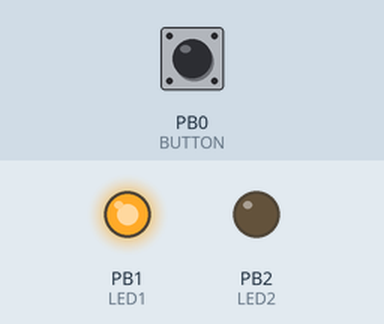
This sketch was run on a simulated ATtiny85, built with avr-gcc and run on an emulated ATtiny85. Shown: output pins drawn as LEDs (lit = HIGH). The test bench sets the inputs (shaded band); at power-on: PB0 (BUTTON) LOW.

Above: at 1.2 s.
1.3 s: PB0 (BUTTON) pulled HIGH for 0.15 s
At 2.3 s:
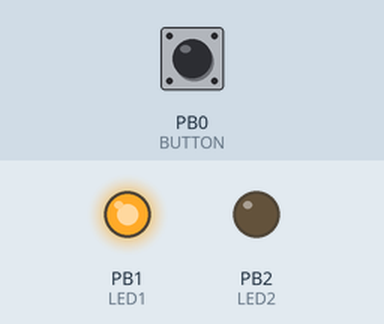
3.0 s: PB0 (BUTTON) pulled HIGH for 1 s
At 3.92 s:
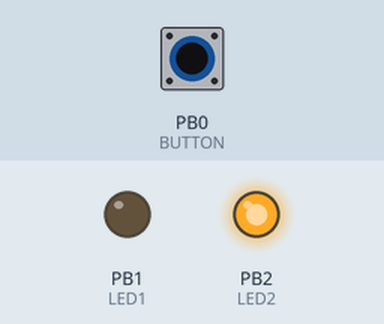
6.0 s: PB0 (BUTTON) pulled HIGH for 3.2 s
At 9.9 s:
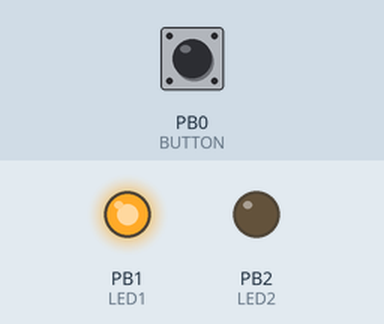
Timing chart, 0 to 11.4 s (numbered marks = the images above; inputs shaded):
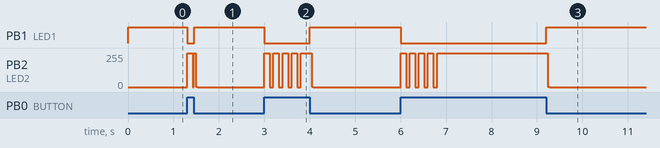

Measured:
- after the input at 1.3 s, PB1 (LED1): HIGH → LOW at once, → HIGH 0.15 s later; PB2 (LED2): 0/255 → 255/255 at once, → 0/255 0.12 s later
- after the input at 3.0 s, PB1 (LED1): HIGH → LOW at once, → HIGH 1.0 s later
- after the input at 6.0 s, PB1 (LED1): HIGH → LOW at once, → HIGH 3.2 s later

The sketch:

DavidL_prj6.ino
```cpp
/*
	Name:       DavidL_prj6.ino
	Created:	08-Aug-18 13:55:20
	Author:     GITH\tacke

====================================

	ATtiny 85 digispark board.

	Pin0 (button) push=high
	Pin1 (led1)
	Pin2 (led2)

	led1 (high) at power on

	when (button) push (high),	led1 (low)

	led2 (high) delay SHORT_HIGH, (low) delay SHORT_LOW, repeat 4 time,
	(high) for LONG_HIGH, (low) delay SHORT_LOW
	(high) delay SHORT_HIGH, (low) delay SHORT_LOW, repeat 2 time,
	(high) for LONG_HIGH, (low) delay SHORT_LOW
	(high) delay SHORT_HIGH, (low) delay SHORT_LOW, repeat 2 time,
	(high) for LONG_HIGH, (low) delay SHORT_LOW
	(high) delay SHORT_HIGH, (low) delay SHORT_LOW, repeat 2 time,
	(high) for LONG_HIGH, (low) delay SHORT_LOW
	(high) delay SHORT_HIGH, (low) delay SHORT_LOW, repeat 2 time,
	repeat
	led2 (high) delay SHORT_HIGH, (low) delay SHORT_LOW, repeat 4 time,
	(high) for LONG_HIGH, (low) delay SHORT_LOW
	(high) delay SHORT_HIGH, (low) delay SHORT_LOW, repeat 2 time,
	(high) for LONG_HIGH, (low) delay SHORT_LOW
	(high) delay SHORT_HIGH, (low) delay SHORT_LOW, repeat 2 time,
	(high) for LONG_HIGH, (low) delay SHORT_LOW
	(high) delay SHORT_HIGH, (low) delay SHORT_LOW, repeat 2 time,
	(high) for LONG_HIGH, (low) delay SHORT_LOW
	(high) delay SHORT_HIGH, (low) delay SHORT_LOW, repeat 2 time,

	when button release (low),
	led1 (high)
	led2 (low)

	so when button push, led1 turn off and led2 blinking 4 time than stay on 15 second,
	than blinking 2 time than stay on for 15, than blinking 2 time than stay on for 15,
	than blinking 2 time than stay on for 15, thank repeat ALL blinking pattern from 4 blinking.
	When button release led1 turn on and led2 turn off.
*/

#define VERSION 0.1

#include "JC_Button.h"

#define BUTTON	0
#define LED1	1
#define LED2	2

#define LONG_HIGH	15000
#define SHORT_HIGH	120
#define SHORT_LOW	80

#define dbTime		10
#define puEnable	false
#define invert		false
Button myBtn(BUTTON, dbTime, puEnable, invert);

#define DEBUG Serial

void led1(bool stt) {
	static bool stt1 = HIGH;
	if (stt1 != stt) {
		stt1 = stt;
		digitalWrite(LED1, stt1);
		//DEBUG.print("LED1: ");
		//DEBUG.println(stt1);
		//DEBUG.println();
	}
}
void led2(bool stt) {
	static bool stt2 = LOW;
	if (stt2 != stt) {
		stt2 = stt;
		digitalWrite(LED2, stt2);
	}
}

void wait(unsigned long ms) {
	unsigned long t = millis();
	while (myBtn.isPressed() && millis() - t < ms) {
		myBtn.read();
		delay(1);
	}
}

void processLed2() {
	//DEBUG.println("processLed2");
	myBtn.read();
	while (myBtn.isPressed()) {
		/*
		led2 (high) delay SHORT_HIGH, (low) delay SHORT_LOW, repeat 4 time,
		(high) for LONG_HIGH, (low) delay SHORT_LOW
		(high) delay SHORT_HIGH, (low) delay SHORT_LOW, repeat 2 time,
		(high) for LONG_HIGH, (low) delay SHORT_LOW
		(high) delay SHORT_HIGH, (low) delay SHORT_LOW, repeat 2 time,
		(high) for LONG_HIGH, (low) delay SHORT_LOW
		(high) delay SHORT_HIGH, (low) delay SHORT_LOW, repeat 2 time,
		(high) for LONG_HIGH, (low) delay SHORT_LOW
		(high) delay SHORT_HIGH, (low) delay SHORT_LOW, repeat 2 time,
		*/

		//led2 (high) delay SHORT_HIGH, (low) delay SHORT_LOW, repeat 4 time,
		for (byte i = 0; i < 4; i++)
		{
			led2(HIGH);
			wait(SHORT_HIGH);
			led2(LOW);
			wait(SHORT_LOW);
		}

		//Repeat 4 times
		//(high) for LONG_HIGH, (low) delay SHORT_LOW
		//(high) delay SHORT_HIGH, (low) delay SHORT_LOW, repeat 2 time,
		for (byte i = 0; i < 4; i++)
		{
			led2(HIGH);
			wait(LONG_HIGH);
			led2(LOW);
			wait(SHORT_LOW);

			//(high) delay SHORT_HIGH, (low) delay SHORT_LOW, repeat 2 time,
			for (byte j = 0; j < 2; j++)
			{
				led2(HIGH);
				wait(SHORT_HIGH);
				led2(LOW);
				wait(SHORT_LOW);
			}
		}
	}
}

void setup() {
	Serial.begin(74880);
	myBtn.begin();
	pinMode(LED1, OUTPUT);
	pinMode(LED2, OUTPUT);
	digitalWrite(LED1, HIGH);
	digitalWrite(LED2, LOW);
	//DEBUG.println("START");
}

void loop() {
	myBtn.read();
	if (myBtn.isReleased()) {
		//DEBUG.println("Release");
		led1(HIGH);
		led2(LOW);
	}
	if (myBtn.isPressed()) {
		//DEBUG.println("Press");
		led1(LOW);
		processLed2();
	}
}
```
